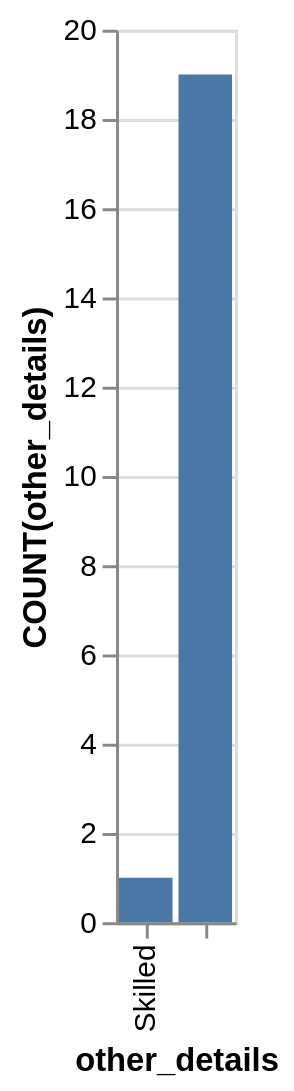

Specify this chart in Vega-Lite:
### Vega-Lite specification from a JSON file in a GitHub repository (floating-point values rounded to 4 significant figures)
{"data": {"values": [{"x_data": "Skilled", "y_data": 1}, {"x_data": "", "y_data": 19}]}, "mark": "bar", "encoding": {"x": {"field": "x_data", "type": "nominal", "title": "other_details", "sort": "descending"}, "y": {"field": "y_data", "type": "quantitative", "title": "COUNT(other_details)"}}}
